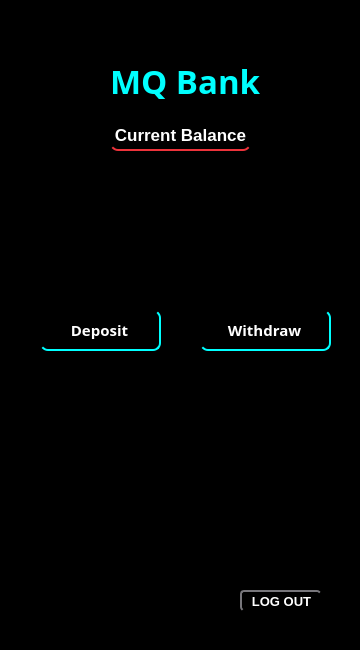
<?xml version="1.0" encoding="UTF-8"?>
<ui version="4.0">
 <class>bankOptions</class>
 <widget class="QDialog" name="bankOptions">
  <property name="geometry">
   <rect>
    <x>0</x>
    <y>0</y>
    <width>360</width>
    <height>650</height>
   </rect>
  </property>
  <property name="windowTitle">
   <string>Dialog</string>
  </property>
  <property name="styleSheet">
   <string notr="true">QDialog{
background-color: #000000;
}
</string>
  </property>
  <widget class="QLabel" name="txtMQBankTitle">
   <property name="geometry">
    <rect>
     <x>110</x>
     <y>60</y>
     <width>161</width>
     <height>41</height>
    </rect>
   </property>
   <property name="font">
    <font>
     <family>Noto Naskh Arabic Semi Bold</family>
     <pointsize>25</pointsize>
     <bold>true</bold>
    </font>
   </property>
   <property name="styleSheet">
    <string notr="true">QLabel {
color: cyan;
}</string>
   </property>
   <property name="text">
    <string>MQ Bank</string>
   </property>
  </widget>
  <widget class="QPushButton" name="btnCurrentBalance">
   <property name="geometry">
    <rect>
     <x>110</x>
     <y>120</y>
     <width>141</width>
     <height>31</height>
    </rect>
   </property>
   <property name="font">
    <font>
     <pointsize>13</pointsize>
     <bold>true</bold>
     <underline>false</underline>
    </font>
   </property>
   <property name="cursor">
    <cursorShape>PointingHandCursor</cursorShape>
   </property>
   <property name="styleSheet">
    <string notr="true">QPushButton {
    color: white;
	border: none;
border-bottom: 2px solid rgb(237, 51, 59);
border-radius: 8px;

}

QMessageBox {
color: white;
background-color: black;
}
</string>
   </property>
   <property name="text">
    <string>Current Balance</string>
   </property>
  </widget>
  <widget class="QPushButton" name="btnDeposit">
   <property name="geometry">
    <rect>
     <x>40</x>
     <y>310</y>
     <width>121</width>
     <height>41</height>
    </rect>
   </property>
   <property name="font">
    <font>
     <family>Noto Naskh Arabic Semi Bold</family>
     <pointsize>-1</pointsize>
     <bold>true</bold>
     <underline>false</underline>
    </font>
   </property>
   <property name="cursor">
    <cursorShape>PointingHandCursor</cursorShape>
   </property>
   <property name="styleSheet">
    <string notr="true">QPushButton {
    border: none; /* Removes all borders */
    border-bottom: 2px solid cyan;/* Bottom border */
    border-right: 2px solid cyan; /* Right border */
    color: white; /* Text color */
    background-color: transparent; /* Transparent background */
    padding: 10px 20px;
    font-size: 15px;
    border-radius: 8px; /* Optional rounded corners */
}
</string>
   </property>
   <property name="text">
    <string>Deposit</string>
   </property>
  </widget>
  <widget class="QPushButton" name="btnWithdraw">
   <property name="geometry">
    <rect>
     <x>200</x>
     <y>310</y>
     <width>131</width>
     <height>41</height>
    </rect>
   </property>
   <property name="font">
    <font>
     <family>Noto Naskh Arabic Semi Bold</family>
     <pointsize>-1</pointsize>
     <bold>true</bold>
     <underline>false</underline>
    </font>
   </property>
   <property name="cursor">
    <cursorShape>PointingHandCursor</cursorShape>
   </property>
   <property name="styleSheet">
    <string notr="true">QPushButton {
    border: none; /* Removes all borders */
    border-bottom: 2px solid cyan;/* Bottom border */
    border-right: 2px solid cyan; /* Right border */
    color: white; /* Text color */
    background-color: transparent; /* Transparent background */
    padding: 10px 20px;
    font-size: 15px;
    border-radius: 8px; /* Optional rounded corners */
}
</string>
   </property>
   <property name="text">
    <string>Withdraw</string>
   </property>
  </widget>
  <widget class="QPushButton" name="btnLogOut">
   <property name="geometry">
    <rect>
     <x>240</x>
     <y>590</y>
     <width>81</width>
     <height>21</height>
    </rect>
   </property>
   <property name="font">
    <font>
     <pointsize>10</pointsize>
     <bold>true</bold>
     <underline>false</underline>
    </font>
   </property>
   <property name="cursor">
    <cursorShape>PointingHandCursor</cursorShape>
   </property>
   <property name="styleSheet">
    <string notr="true">QPushButton {
background-color: transparent;
border-top: 2px solid rgb(119, 118, 123);
border-left: 2px solid rgb(119, 118, 123);
color: white;
border-radius: 4px;
}</string>
   </property>
   <property name="text">
    <string>LOG OUT</string>
   </property>
  </widget>
 </widget>
 <resources/>
 <connections/>
</ui>
